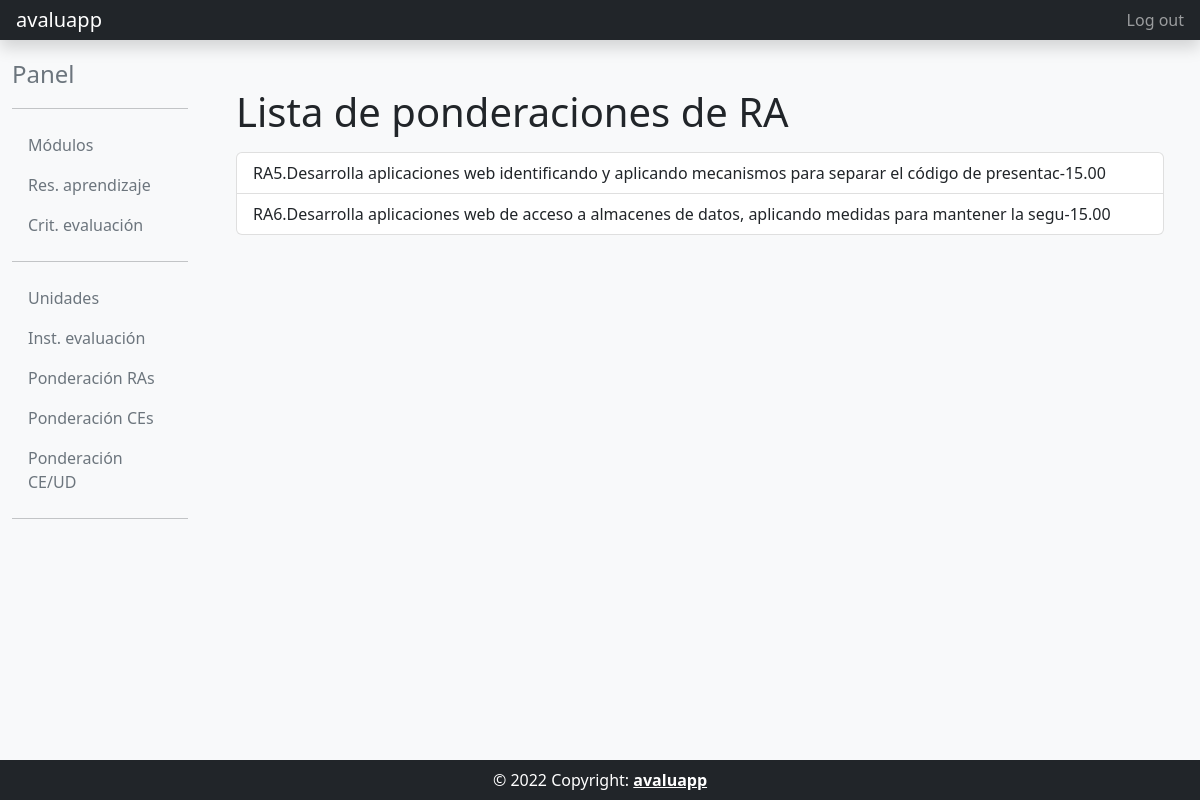
Screenshot of /pond_ra_list/ (signed in) with the database file from the repository.
### programacion_didactica/models.py (models this page shows)
class PondRA(models.Model):
    resultado_aprendizaje = models.ForeignKey('core.ResAprendizaje', on_delete=models.PROTECT)
    porcentaje = models.DecimalField(decimal_places=2, max_digits=5, default=0)
    def __str__(self):
        return str(self.resultado_aprendizaje) + "-" + str(self.porcentaje)
    class Meta:
        verbose_name= 'Ponderacion RA'
        verbose_name_plural= 'Ponderaciones RA'
        ordering= ['resultado_aprendizaje__codigo']

### core/models.py (models this page shows)
class ResAprendizaje(models.Model):
    modulo = models.ForeignKey(Modulo,on_delete=models.PROTECT)
    codigo = models.CharField(max_length=10)
    descripcion = models.TextField()
    def __str__(self):
        return self.codigo + "." + self.descripcion[0:100]
    class Meta:
        unique_together = ('modulo','codigo')
        verbose_name= 'Resultado Aprendizaje'
        verbose_name_plural= 'Resultados Aprendizaje'
        ordering= ['codigo']

### programacion_didactica/views.py (the view)
# urls.py: path('pond_ra_list/', pd_views.PondRAListView.as_view(), name='pond_ra_list'),
class PondRAListView(ListView):
    model = PondRA
    template_name = 'programacion_didactica/pond_ra_list.html'
    @method_decorator(csrf_exempt)
    @method_decorator(login_required)
    def dispatch(self, request, *args, **kwargs):
        return super().dispatch(request, *args, **kwargs)
    def get_queryset(self):
        orden = self.request.GET.get('orden', None)
        queryset = PondRA.objects.all()
        if orden:
            if orden == 'asc':
                queryset = queryset.order_by('id')
            elif orden == 'desc':
                queryset = queryset.order_by('-id')
        return queryset

### templates/programacion_didactica/pond_ra_list.html
{% extends "common/base_intranet.html" %}
{% block main_content %}
<div class="container">
    <h1> Lista de ponderaciones de RA</h1>
    <ul class="list-group mt-3">
    {% for pond_ra in object_list %}
        <a href="{% url 'pond_ra_detail' pond_ra.id %}" class="list-group-item list-group-item-action">{{ pond_ra }}</a>
    {% empty %}
        <p>No existen ponderaciones de RA.</p>
    {% endfor %}
    </ul>
</div>
{% endblock main_content %}

### rows the page displays
PondRA: resultado_aprendizaje+porcentaje "RA5.Desarrolla aplicaciones web identificando y aplicando mecanismos para separar el código de presentac-15.00"
PondRA: resultado_aprendizaje+porcentaje "RA6.Desarrolla aplicaciones web de acceso a almacenes de datos, aplicando medidas para mantener la segu-15.00"
